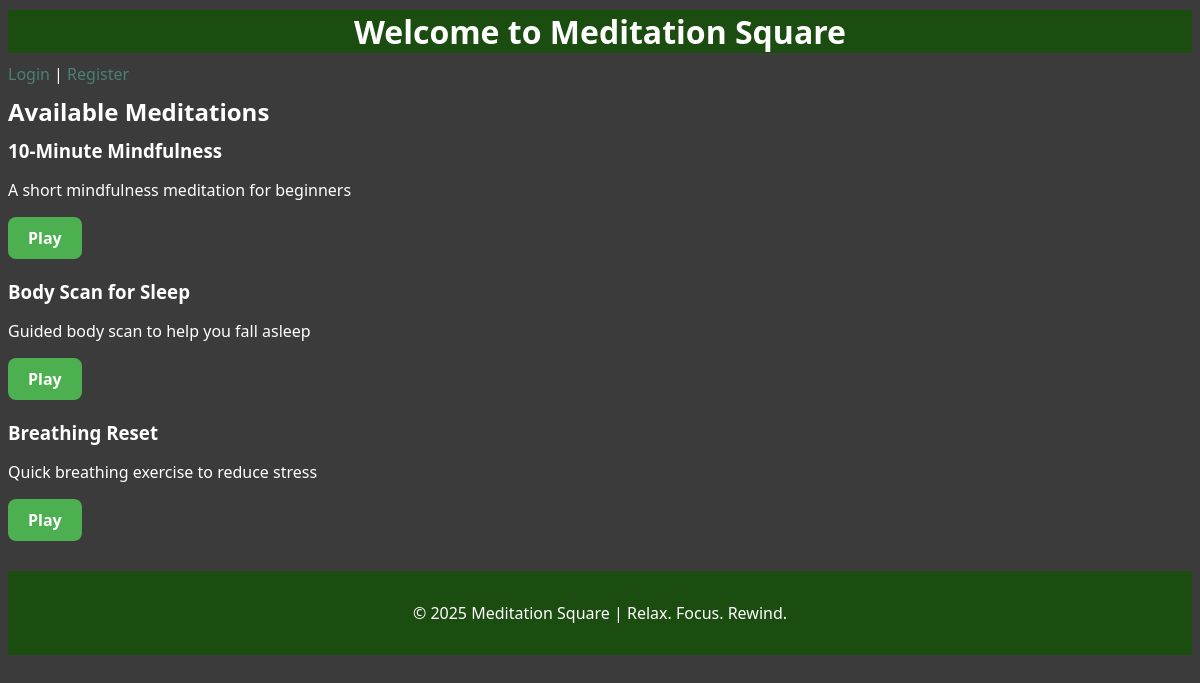
The page / on the database its author committed.
### tables this page shows
CREATE TABLE `meditations` (
  `meditation_id` int(11) NOT NULL,
  `title` varchar(255) NOT NULL,
  `description` text DEFAULT NULL,
  `instructor` varchar(100) DEFAULT NULL,
  `category_id` int(11) DEFAULT NULL,
  `duration_seconds` int(11) DEFAULT NULL,
  `media_url` varchar(500) DEFAULT NULL,
  `is_active` tinyint(1) DEFAULT 1,
  `created_at` timestamp NOT NULL DEFAULT current_timestamp()
);

### index.php (the view, shortened to what this page needs)
<?php
include('db_connect.php');
$sql = "SELECT * FROM meditations";
$result = mysqli_query($conn, $sql);
?>
<!DOCTYPE html>
<html>
<head>
  <link rel="stylesheet" href="assets/style.css">
</head>
<body>
<h1>Welcome to Meditation Square</h1>
<?php
if (isset($_SESSION['username'])) {
  echo "<p>Welcome, " . $_SESSION['username'] . "! <a href='logout.php'>Logout</a></p>";
} else {
  echo "<a href='login.php'>Login</a> | <a href='register.php'>Register</a>";
}
?>
<h2>Available Meditations</h2>
<?php
if (mysqli_num_rows($result) > 0) {
  while ($row = mysqli_fetch_assoc($result)) {
    echo "<div style='margin-bottom:20px;'>";
    echo "<h3>" . $row['title'] . "</h3>";
    echo "<p>" . $row['description'] . "</p>";
    echo "<a href='play.php?id=" . $row['meditation_id'] . "' class='play-btn'>Play</a>";
    echo "</div>";
  }
} else {
  echo "No meditations found.";
}
?>
<footer>
    <p>© 2025 Meditation Square | Relax. Focus. Rewind.</p>
  </footer>
</body>
</html>

### assets/style.css (style rules this page uses)
body { font-family: 'Segoe UI', Tahoma, Geneva, Verdana, sans-serif; background-color: #3B3B3B; color: #FFFFFF; margin: 10; padding: 0; }
h1 { background-color: #1C4D10; text-align: center; }
h1, h2, h3 { margin: 10px 0; }
.play-btn { display: inline-block; background-color: #4CAF50; color: white; padding: 10px 20px; text-decoration: none; border-radius: 8px; font-weight: bold; transition: background-color 0.3s; }
a { color: #4b8073; text-decoration: none; }
footer { text-align: center; padding: 15px; background-color: #1C4D10; margin-top: 30px; color: #FFFFFF; }

### rows shown on the page
meditations: title "10-Minute Mindfulness", description "A short mindfulness meditation for beginners"
meditations: title "Body Scan for Sleep", description "Guided body scan to help you fall asleep"
meditations: title "Breathing Reset", description "Quick breathing exercise to reduce stress"
